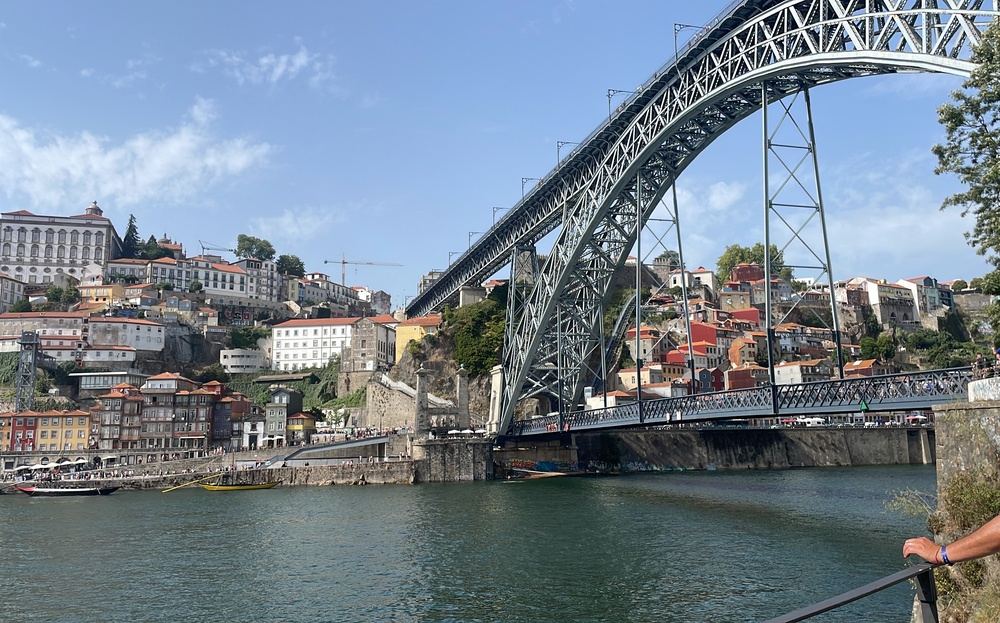
#> input picture ejercicioscapitulo7/imagenbordes.jpg, 1000 x 623 px, shrunk from 3468 x 2159 before the run
$ python filtro_sobel.py   (older library calls are emulated)
#> lines starting #> are read from the running program, lines starting #| are printed output that depends on the picture
#filtro_sobel.py
import cv2
import matplotlib.pyplot as plt

img = cv2.imread('imagenbordes.jpg', 0)
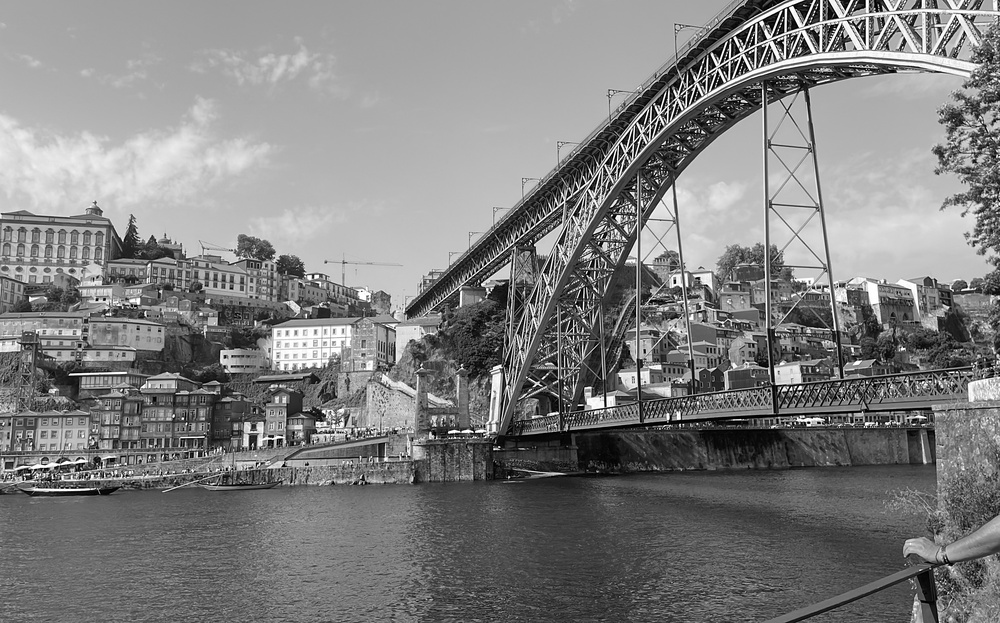
#> img: shape (623, 1000); min 0, max 255, mean 127.5

sobelx = cv2.Sobel(img, cv2.CV_64F, 1, 0, ksize=5)
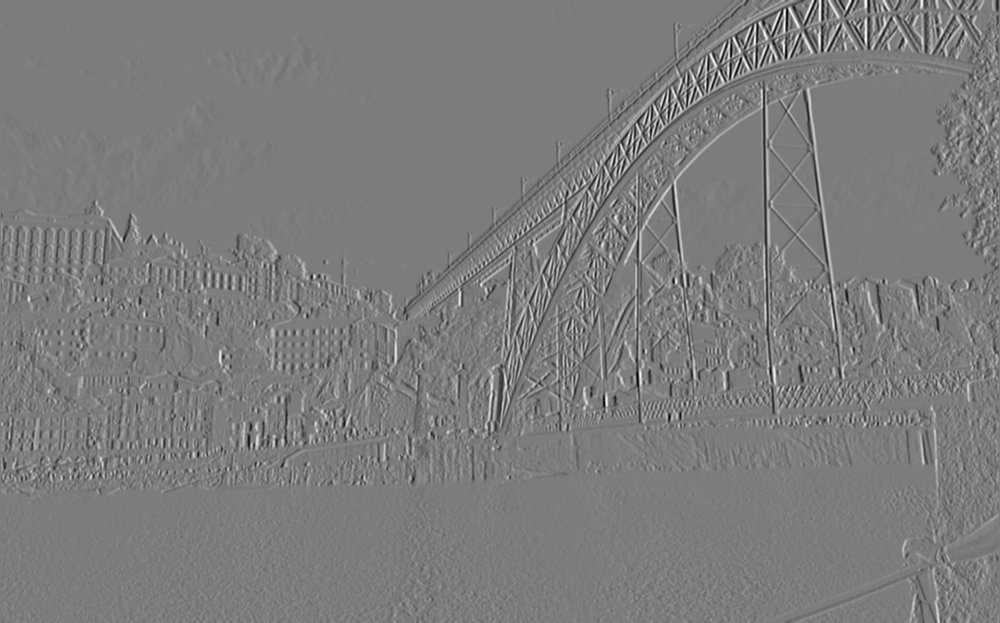
#> sobelx: shape (623, 1000) float64; min -11321, max 11861, mean -4.5; drawn with min black and max white
sobely = cv2.Sobel(img, cv2.CV_64F, 0, 1, ksize=5)
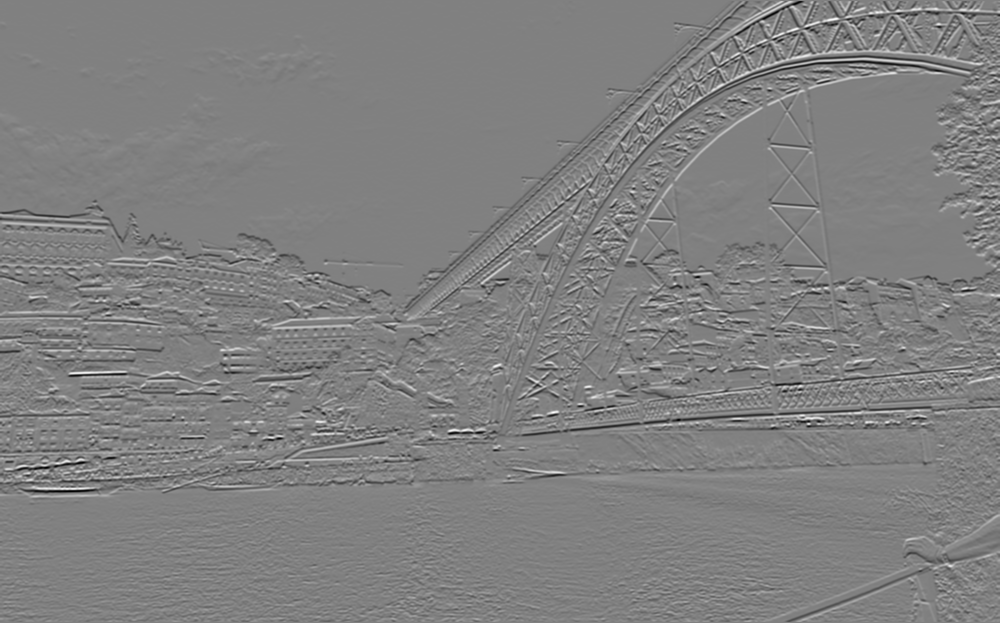
#> sobely: shape (623, 1000) float64; min -11495, max 11287, mean -11.8; drawn with min black and max white

sobel_combined = cv2.magnitude(sobelx, sobely)
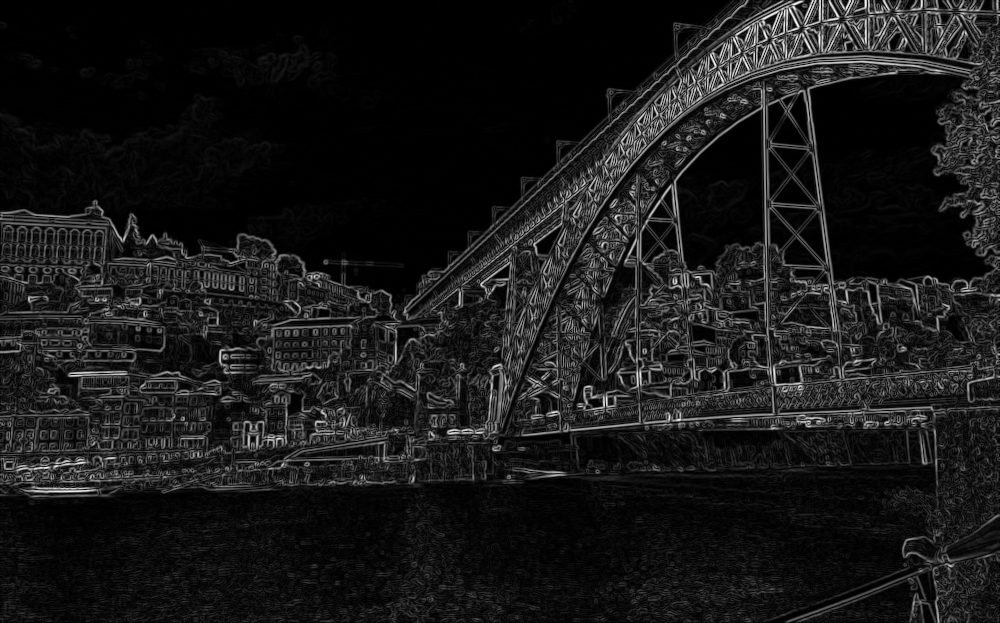
#> sobel_combined: shape (623, 1000) float64; min 0, max 12156.3, mean 1211.6; drawn with min black and max white

fig, (ax1, ax2) = plt.subplots(1, 2, figsize=(14, 7))

ax1.imshow(img, cmap='gray')
ax1.set_title('Original (Gris)')
ax1.axis('off')

ax2.imshow(sobel_combined, cmap='gray')
ax2.set_title('Detección de Bordes Sobel')
ax2.axis('off')

plt.tight_layout()
plt.show()

$ run again, with ejercicioscapitulo7/imagen.jpg copied over ejercicioscapitulo7/imagenbordes.jpg
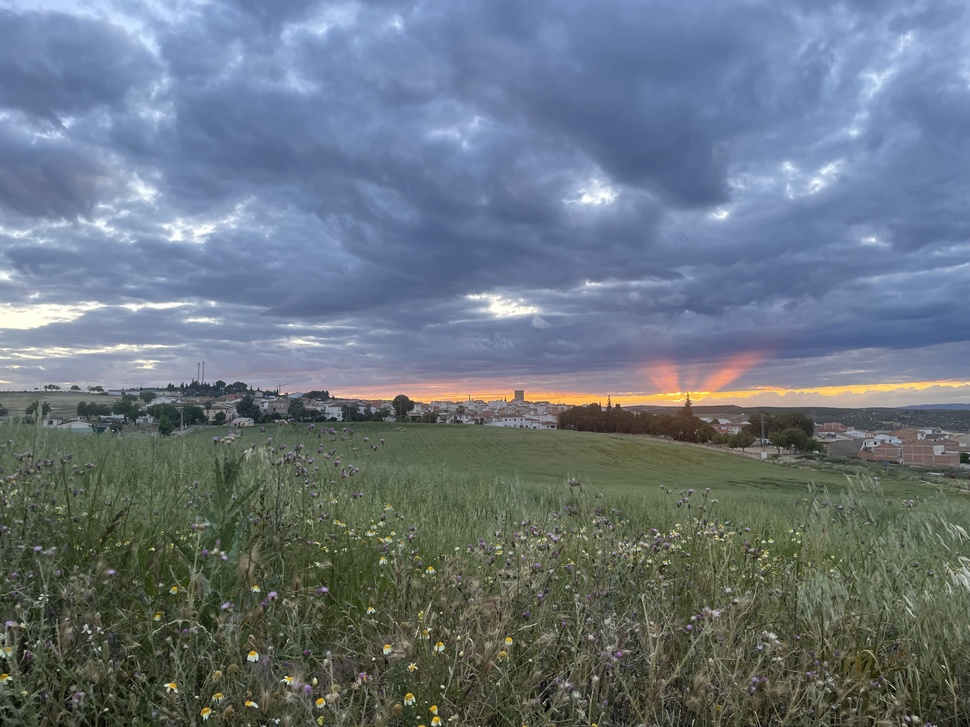
#> input picture ejercicioscapitulo7/imagen.jpg, 970 x 727 px, shrunk from 4032 x 3024 before the run
#> `sobely = cv2.Sobel(img, cv2.CV_64F, 0, 1, ksize=5)`:
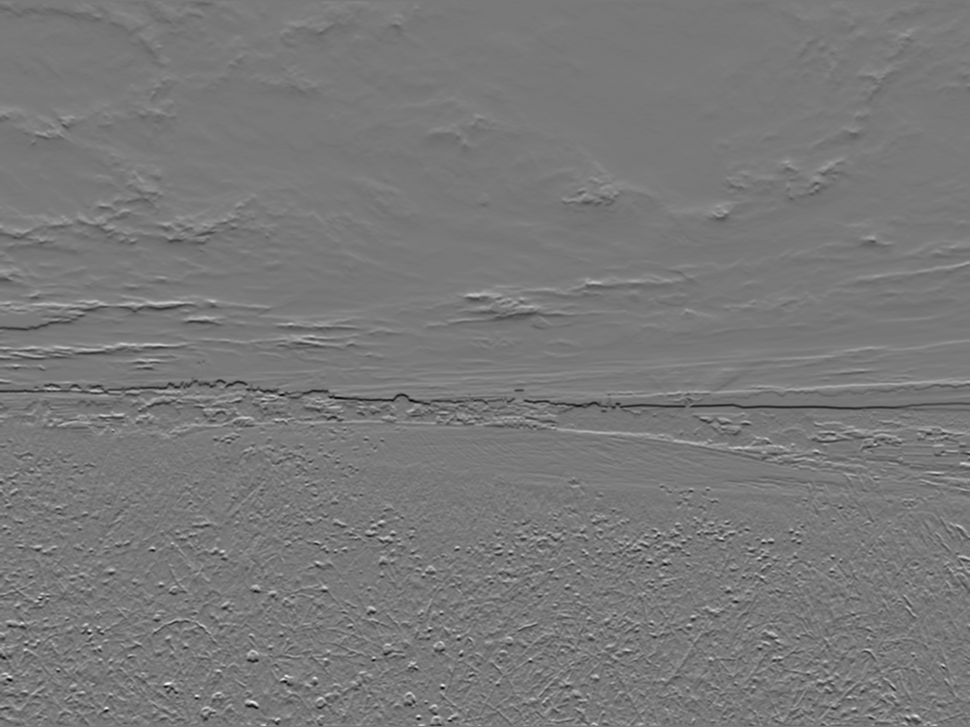
#> sobely: shape (727, 970) float64; min -7492, max 8231, mean -15.6; drawn with min black and max white
#> `sobel_combined = cv2.magnitude(sobelx, sobely)`:
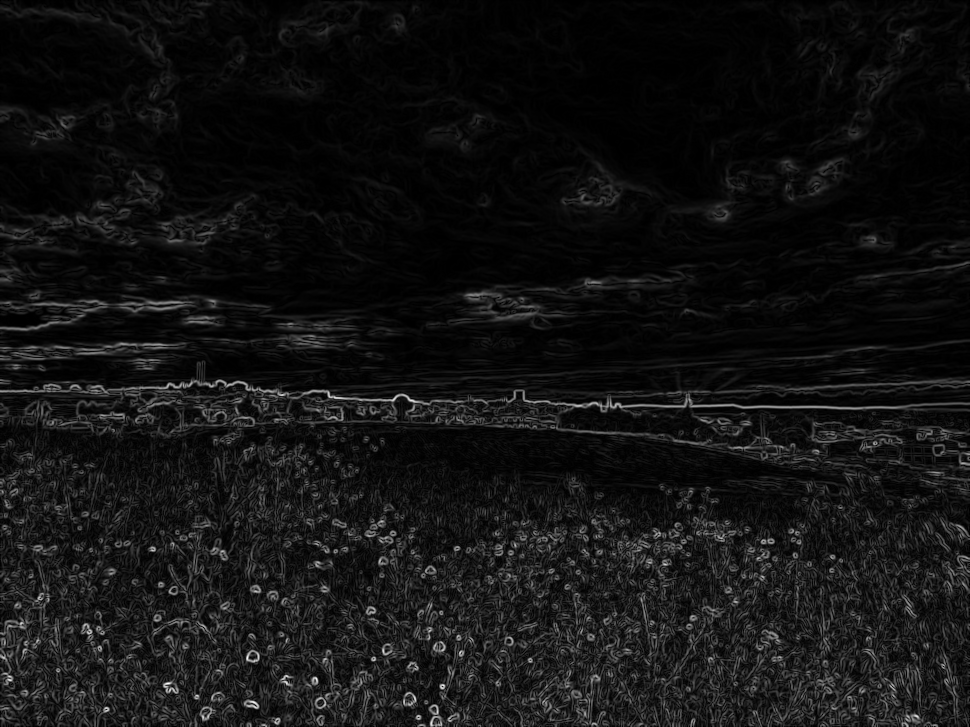
#> sobel_combined: shape (727, 970) float64; min 0, max 8232.7, mean 612; drawn with min black and max white

$ run again, with ejercicioscapitulo7/imagencopia.jpg copied over ejercicioscapitulo7/imagenbordes.jpg
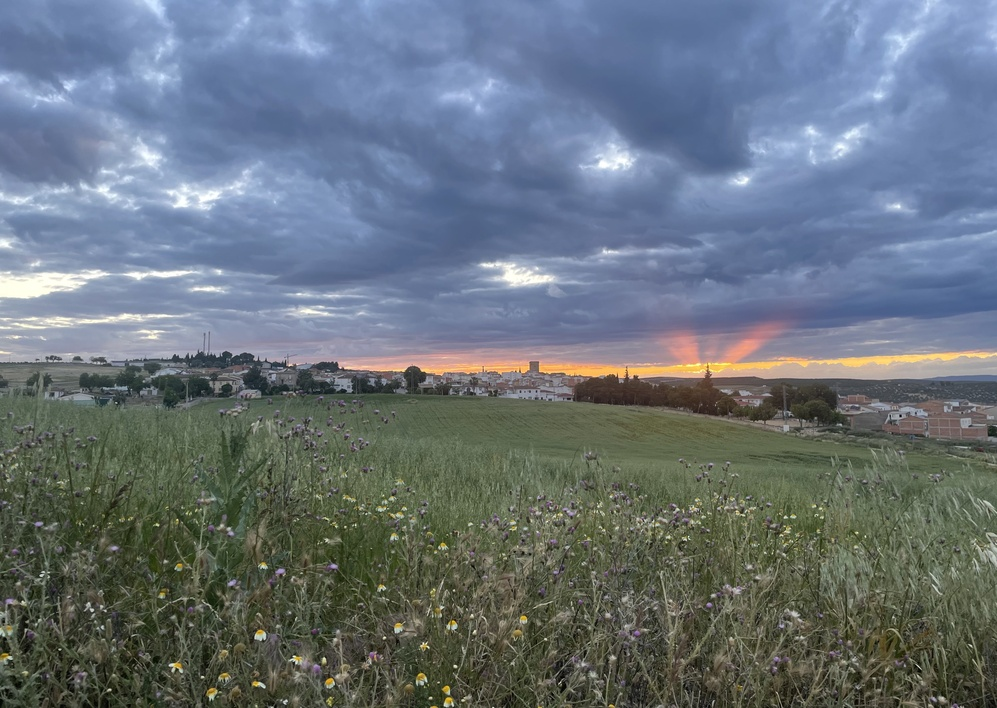
#> input picture ejercicioscapitulo7/imagencopia.jpg, 997 x 708 px, shrunk from 4027 x 2860 before the run
#> `sobely = cv2.Sobel(img, cv2.CV_64F, 0, 1, ksize=5)`:
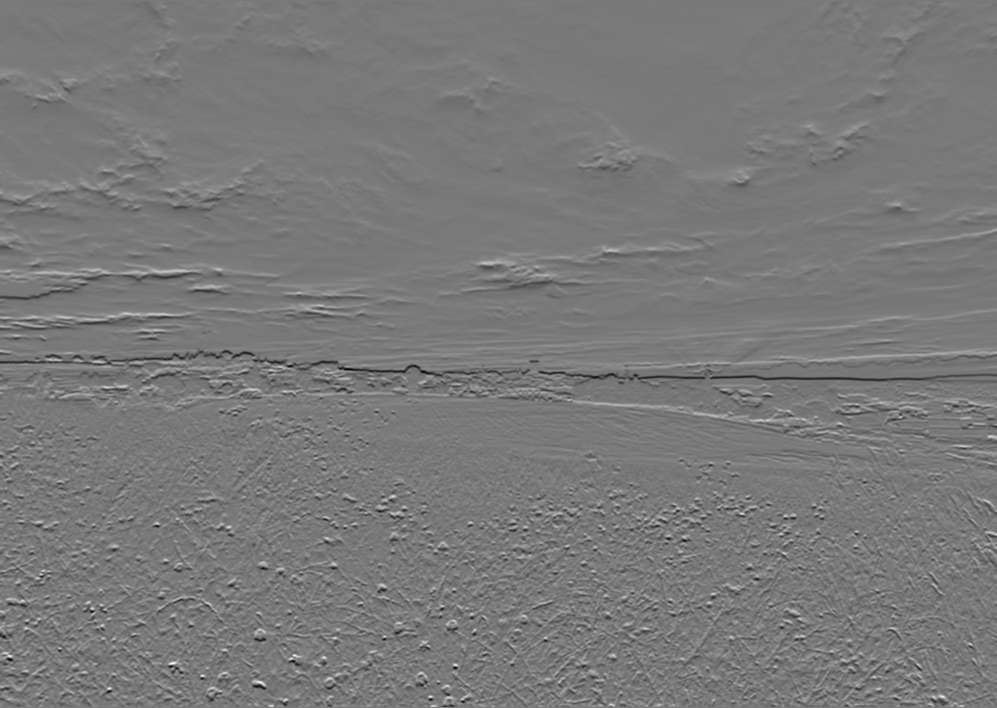
#> sobely: shape (708, 997) float64; min -7417, max 8127, mean -14.6; drawn with min black and max white
#> `sobel_combined = cv2.magnitude(sobelx, sobely)`:
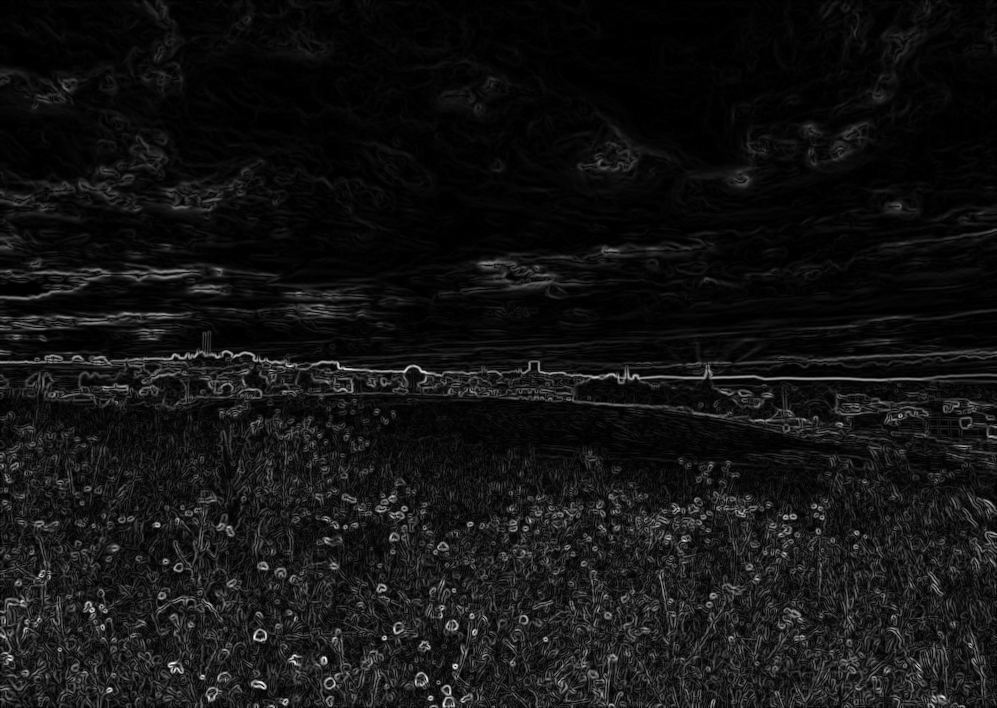
#> sobel_combined: shape (708, 997) float64; min 0, max 8196.1, mean 632; drawn with min black and max white
